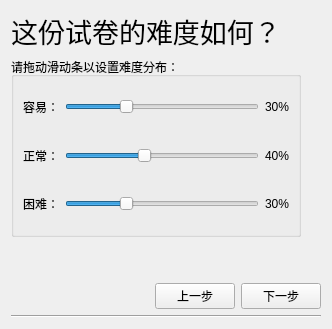
     <widget class="QWidget" name="difficulty">
      <layout class="QHBoxLayout" name="horizontalLayout_24">
       <item>
        <layout class="QVBoxLayout" name="verticalLayout_27">
         <item>
          <layout class="QVBoxLayout" name="verticalLayout_13">
           <item>
            <layout class="QVBoxLayout" name="verticalLayout_12">
             <item>
              <layout class="QHBoxLayout" name="horizontalLayout_22">
               <item>
                <widget class="QLabel" name="label_9">
                 <property name="font">
                  <font>
                   <family>宋体</family>
                   <pointsize>20</pointsize>
                  </font>
                 </property>
                 <property name="text">
                  <string>这份试卷的难度如何？</string>
                 </property>
                 <property name="textFormat">
                  <enum>Qt::RichText</enum>
                 </property>
                 <property name="alignment">
                  <set>Qt::AlignCenter</set>
                 </property>
                </widget>
               </item>
               <item>
                <spacer name="horizontalSpacer_6">
                 <property name="orientation">
                  <enum>Qt::Horizontal</enum>
                 </property>
                 <property name="sizeHint" stdset="0">
                  <size>
                   <width>40</width>
                   <height>20</height>
                  </size>
                 </property>
                </spacer>
               </item>
              </layout>
             </item>
             <item>
              <layout class="QHBoxLayout" name="horizontalLayout_23">
               <item>
                <widget class="QGroupBox" name="groupBox_3">
                 <property name="title">
                  <string>请拖动滑动条以设置难度分布：</string>
                 </property>
                 <layout class="QHBoxLayout" name="horizontalLayout_21">
                  <item>
                   <layout class="QVBoxLayout" name="verticalLayout_11">
                    <item>
                     <layout class="QHBoxLayout" name="horizontalLayout_18">
                      <item>
                       <widget class="QLabel" name="label_10">
                        <property name="text">
                         <string>容易：</string>
                        </property>
                       </widget>
                      </item>
                      <item>
                       <widget class="QSlider" name="slider_easy">
                        <property name="maximum">
                         <number>100</number>
                        </property>
                        <property name="value">
                         <number>30</number>
                        </property>
                        <property name="sliderPosition">
                         <number>30</number>
                        </property>
                        <property name="orientation">
                         <enum>Qt::Horizontal</enum>
                        </property>
                       </widget>
                      </item>
                      <item>
                       <widget class="QLabel" name="per_easy">
                        <property name="text">
                         <string>30%</string>
                        </property>
                       </widget>
                      </item>
                     </layout>
                    </item>
                    <item>
                     <layout class="QHBoxLayout" name="horizontalLayout_19">
                      <item>
                       <widget class="QLabel" name="label_11">
                        <property name="text">
                         <string>正常：</string>
                        </property>
                       </widget>
                      </item>
                      <item>
                       <widget class="QSlider" name="slider_normal">
                        <property name="maximum">
                         <number>100</number>
                        </property>
                        <property name="value">
                         <number>40</number>
                        </property>
                        <property name="orientation">
                         <enum>Qt::Horizontal</enum>
                        </property>
                       </widget>
                      </item>
                      <item>
                       <widget class="QLabel" name="per_normal">
                        <property name="text">
                         <string>40%</string>
                        </property>
                       </widget>
                      </item>
                     </layout>
                    </item>
                    <item>
                     <layout class="QHBoxLayout" name="horizontalLayout_20">
                      <item>
                       <widget class="QLabel" name="label_12">
                        <property name="text">
                         <string>困难：</string>
                        </property>
                       </widget>
                      </item>
                      <item>
                       <widget class="QSlider" name="slider_hard">
                        <property name="maximum">
                         <number>100</number>
                        </property>
                        <property name="value">
                         <number>30</number>
                        </property>
                        <property name="orientation">
                         <enum>Qt::Horizontal</enum>
                        </property>
                       </widget>
                      </item>
                      <item>
                       <widget class="QLabel" name="per_hard">
                        <property name="text">
                         <string>30%</string>
                        </property>
                       </widget>
                      </item>
                     </layout>
                    </item>
                   </layout>
                  </item>
                 </layout>
                </widget>
               </item>
               <item>
                <spacer name="verticalSpacer_6">
                 <property name="orientation">
                  <enum>Qt::Vertical</enum>
                 </property>
                 <property name="sizeType">
                  <enum>QSizePolicy::Preferred</enum>
                 </property>
                 <property name="sizeHint" stdset="0">
                  <size>
                   <width>20</width>
                   <height>180</height>
                  </size>
                 </property>
                </spacer>
               </item>
              </layout>
             </item>
            </layout>
           </item>
           <item>
            <layout class="QHBoxLayout" name="horizontalLayout_16">
             <item>
              <widget class="QLabel" name="label_8">
               <property name="text">
                <string/>
               </property>
               <property name="pixmap">
                <pixmap resource="resource.qrc">:/UI/guide_bkg.png</pixmap>
               </property>
              </widget>
             </item>
             <item>
              <spacer name="horizontalSpacer_5">
               <property name="orientation">
                <enum>Qt::Horizontal</enum>
               </property>
               <property name="sizeHint" stdset="0">
                <size>
                 <width>40</width>
                 <height>20</height>
                </size>
               </property>
              </spacer>
             </item>
             <item>
              <layout class="QVBoxLayout" name="verticalLayout_10">
               <item>
                <spacer name="verticalSpacer_5">
                 <property name="orientation">
                  <enum>Qt::Vertical</enum>
                 </property>
                 <property name="sizeType">
                  <enum>QSizePolicy::Expanding</enum>
                 </property>
                 <property name="sizeHint" stdset="0">
                  <size>
                   <width>20</width>
                   <height>40</height>
                  </size>
                 </property>
                </spacer>
               </item>
               <item>
                <layout class="QHBoxLayout" name="horizontalLayout_17">
                 <item>
                  <widget class="QPushButton" name="diff_prev">
                   <property name="text">
                    <string>上一步</string>
                   </property>
                  </widget>
                 </item>
                 <item>
                  <widget class="QPushButton" name="diff_next">
                   <property name="text">
                    <string>下一步</string>
                   </property>
                  </widget>
                 </item>
                </layout>
               </item>
              </layout>
             </item>
            </layout>
           </item>
          </layout>
         </item>
         <item>
          <widget class="Line" name="line_3">
           <property name="orientation">
            <enum>Qt::Horizontal</enum>
           </property>
          </widget>
         </item>
        </layout>
       </item>
      </layout>
     </widget>
